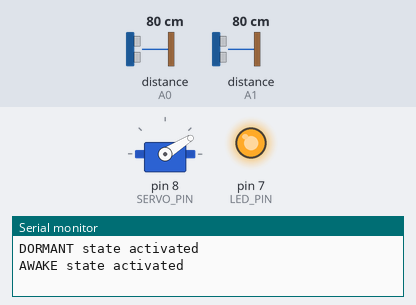
Bench run of a sketch on a simulated Arduino Uno, built with avr-gcc and run on an emulated ATmega328P. On the bench: servo, output pins drawn as LEDs (lit = HIGH), the last lines printed to the serial monitor. The test bench sets the inputs (shaded band); at power-on: distance to the obstacle (sensors on A1, A0) 80 cm.

Above: at 0.1 s.
At 1.2 s:
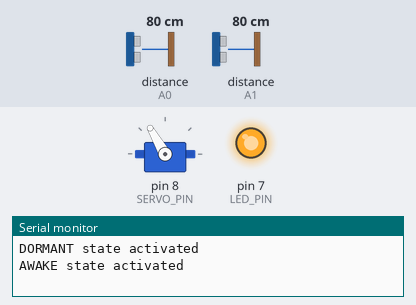
1.3 s: distance to the obstacle (sensor on A1) set to 120 cm
At 1.74 s:
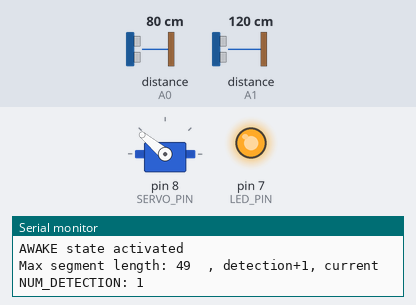
Timing chart, 0 to 11.5 s (numbered marks = the images above; inputs shaded):
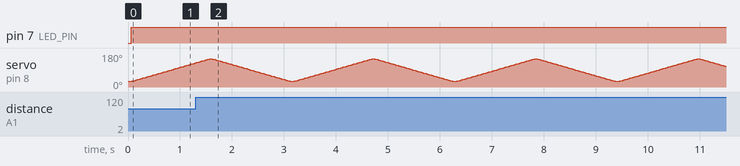

The sketch:

IR_Readings_V2.ino
```cpp
/*SHARP GP2Y0A710K0F IR distance sensor with Arduino and SharpIR library example code. More info: https://www.makerguides.com */
// Include the library:
#include <SharpIR.h>
#include <SharpIR.h>
#include <Servo.h>

// Define model and input pin:
#define IRPin_Sentinel_Left A0
#define IRPin_Evaluator A1
#define SERVO_PIN 8
#define LED_PIN 7
#define model 100500 //do not change

// ------------------ VARIABLES TO ADJUST -----------------
const int DETECTION_THRESHOLD = 80; //distance threshold in cm
const int VEHICLE_LENGTH = 4; //how many datapoints
const int SERVO_TURN_SPEED = 2; //angle for each move

//FIXED variables
const int num_datapoint = (120/SERVO_TURN_SPEED)+1;
int arr[num_datapoint];
const int EVALUATOR_START_ANGLE = 30;
const int EVALUATOR_END_ANGLE = 150;
const int DORMANT_STATE = 0;
const int AWAKE_STATE = 1;
const int ALERT_STATE = 2;

int servo_angle;
int NUM_DETECTION = 0;
int alert_counter = 0;
int awake_counter = 0;
int index = 0;

// Create variable to store the distance:
int leftDistance;
int evaluatorDistance;

// Stores the state of the system
int system_state;

char buffer[256];

// Create a new instance of the SharpIR class:
SharpIR leftSentinel = SharpIR(IRPin_Sentinel_Left, model);
SharpIR evaluatorNode = SharpIR(IRPin_Evaluator, model);
Servo servo;

int get_evaluator_reading() {
  return evaluatorNode.distance();
}

void set_servo_angle(int angle) {
  servo_angle = angle;
  // TODO: HARDWARE STUFF
  servo.write(servo_angle);
}

void enter_dormant_state() {
  Serial.println("DORMANT state activated");
  system_state = DORMANT_STATE;
  set_servo_angle(EVALUATOR_START_ANGLE);
  turn_LED_off();
}

void enter_awake_state() {
  Serial.println("AWAKE state activated");
  system_state = AWAKE_STATE;
  turn_LED_on();
}

void enter_alert_state() {
  Serial.println("ALERT state activated");
  system_state = ALERT_STATE;
  turn_LED_blink();
}

void turn_LED_on() {
  digitalWrite(LED_PIN, HIGH);
}

void turn_LED_off() {
  digitalWrite(LED_PIN, LOW);
}

void turn_LED_blink() {
  for (int i = 0; i < 15; i++) {
    digitalWrite(LED_PIN, HIGH);
    delay(300);
    digitalWrite(LED_PIN, LOW);
    delay(300);
  }
}

bool is_detecting_obstructor(SharpIR* sensor_ir) {
  int detected_distance = sensor_ir->distance();
  return detected_distance <= DETECTION_THRESHOLD && detected_distance >= 1;
}

void setup() {
  // Begin serial communication at a baud rate of 9600:
  Serial.begin(9600);
  servo.attach(SERVO_PIN);
  pinMode(LED_PIN, OUTPUT);
  enter_dormant_state();
}

void loop() {
  // Get a distance measurement and store it as distance_cm:
  leftDistance = leftSentinel.distance();
  evaluatorDistance = evaluatorNode.distance();

  if (system_state == DORMANT_STATE){
    if (is_detecting_obstructor(&leftSentinel) || is_detecting_obstructor(&evaluatorNode)) {
      enter_awake_state();
    }
  }
  if (system_state == AWAKE_STATE){
    do_detection();

    if (NUM_DETECTION >= 10){
      enter_alert_state();//change state and turn light blink
      NUM_DETECTION = 0;
    }
    //if detect no car
    if (NUM_DETECTION == 0){
      awake_counter += 1;
      if (awake_counter > 6){
        awake_counter = 0;
        enter_dormant_state();
      }
    }
  }
  if (system_state == ALERT_STATE){
    do_detection();
    if (NUM_DETECTION >= 3){
        enter_alert_state();
        NUM_DETECTION = 0;
    }
    if (NUM_DETECTION == 0){
        alert_counter += 1 ;
        if (alert_counter >= 3){
          alert_counter = 0;
          enter_awake_state();
        }
    }
}
  delay(10);
}

//make a clockwise and counter-clockwise turn, and load data to array
void do_detection() {
  int angle;
  for(angle = EVALUATOR_START_ANGLE; angle <= EVALUATOR_END_ANGLE; angle = angle + SERVO_TURN_SPEED)
  {
    servo.write(angle);
    arr[index] = get_evaluator_reading();
    index += 1;
    delay(5);
  }
  index = 0;
  analyze();

  for(angle = EVALUATOR_END_ANGLE; angle >= EVALUATOR_START_ANGLE; angle= angle - SERVO_TURN_SPEED)
  {
    servo.write(angle);
    arr[index] = get_evaluator_reading();
    index += 1;
    delay(5);
  }
  index = 0;
  analyze();
}

//Analyze array of data point
void analyze(){
  int max = 0;
  int counter = 0;
  //loop array to find the max segment of continuous value that is below threshold
  for (int i = 0; i < num_datapoint; i++ ){
    if (arr[i] <= DETECTION_THRESHOLD && arr[i] >= 1){
      counter += 1 ;
    }
    else { //break point
      if (counter > max){
        max = counter;
      }
      counter = 0;
    }
  }
  if (max >= VEHICLE_LENGTH){
    NUM_DETECTION += 1;
    sprintf(buffer, "Max segment length: %d\t, detection+1, current NUM_DETECTION: %d", max, NUM_DETECTION);
    Serial.println(buffer);
  }
  else{
    NUM_DETECTION = 0;
  }
}
```
